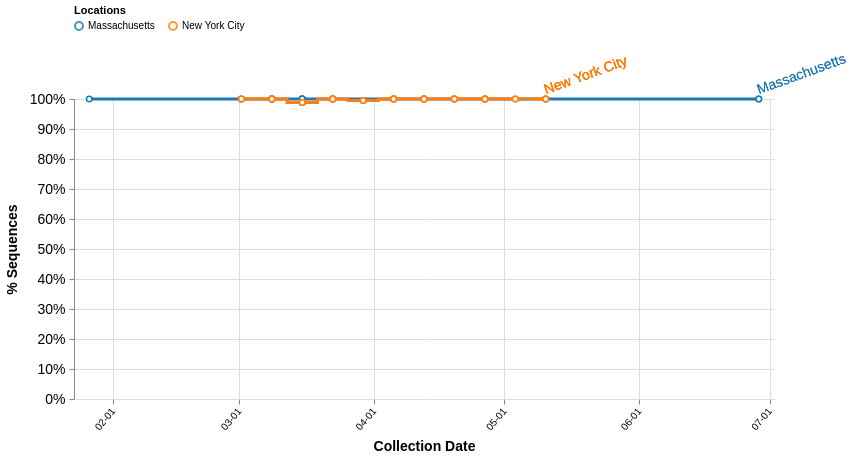

Describe this chart as a Vega-Lite specification.
### Vega specification from a JSON file in a GitHub repository (floating-point values rounded to 4 significant figures; data arrays with more than 128 entries replaced by an {"elided": "..."} marker saying what was removed)
{"$schema": "https://vega.github.io/schema/vega/v5.json", "description": "A basic line chart example.", "width": 700, "height": 300, "padding": 5, "signals": [{"name": "interpolate", "value": "step"}, {"name": "hoverLocation", "value": null, "on": [{"events": {"merge": [{"markname": "locationlines", "type": "mouseover", "consume": true}, {"markname": "locationdots", "type": "mouseover", "consume": true}, {"markname": "locationlabel", "type": "mouseover", "consume": true}]}, "update": "{location: datum.location}", "force": true}, {"events": {"merge": [{"markname": "locationlines", "type": "mouseout", "consume": true}, {"markname": "locationdots", "type": "mouseout", "consume": true}, {"markname": "locationlabel", "type": "mouseout", "consume": true}]}, "update": "null", "force": true}]}, {"name": "dateRangeStart", "value": 1575158400000, "comment": "Along with dateRangeEnd, these are hard limits on the dates shown. May need to update when we hit 2021. Dates are in milliseconds, unix epoch"}, {"name": "dateRangeEnd", "value": 1609372800000}, {"name": "dateBin", "value": 604800000, "comment": "Binning of observations by date, where date is in milliseconds. Default is 1 day (1000 * 60 * 60 * 24 = 86400000). This should never be less than a day. This is passed to the bin transform of cases_by_date_and_group. (1 week = 604800000)"}, {"name": "cumulativeWindow", "value": [0, 0]}, {"name": "yField", "value": "cases_norm"}, {"name": "yLabel", "value": "% Sequences"}, {"name": "yFormat", "value": "%"}, {"name": "tooltipCountFormat", "value": ".1%"}, {"name": "clear", "value": true, "comment": "If clicking on anything but a grouped bar, then clear the selection (by clearing the 'selection' data object)", "on": [{"events": "mouseup[!event.item]", "update": "true", "force": true}]}, {"name": "shift", "value": false, "comment": "Track whether or not the shift key is pressed. Used to select multiple groups by holding down shift before clicking", "on": [{"events": {"merge": [{"markname": "locationlines", "type": "click"}, {"markname": "locationdots", "type": "click"}, {"markname": "locationlabel", "type": "click"}]}, "update": "event.shiftKey", "force": true}, {"events": "@legendLabel:click, @legendSymbol:click", "update": "{location: datum.value}", "force": true}]}, {"name": "clicked", "value": null, "comment": "Track clicks on the group bars, for selection purposes", "on": [{"events": {"merge": [{"markname": "locationlines", "type": "click"}, {"markname": "locationdots", "type": "click"}, {"markname": "locationlabel", "type": "click"}]}, "update": "{location: datum.location}", "force": true}, {"events": "@legendLabel:click, @legendSymbol:click", "update": "{location: datum.value}", "force": true}]}], "data": [{"name": "selectedGroups", "values": [{"group": "S|614|D|G"}, {"group": "Reference"}]}, {"name": "location_data", "format": {"parse": {"location": "string", "cases_sum": "number", "location_counts": "number", "location_date_count": "number", "date": "date:'%Q'"}}, "values": {"elided": "154 records"}, "transform": [{"type": "filter", "expr": "indata('selectedGroups', 'group', datum.group) || length(data('selectedGroups')) == 0"}, {"type": "aggregate", "groupby": ["location", "date"], "fields": ["cases_sum", "location_date_count"], "ops": ["sum", "max"], "as": ["cases_sum", "location_date_count"]}, {"comment": "Bin observations by date. The width of each bin is determined by the signal dateBin. Since the most detail in the date from GISAID is by day, the bin shouldn't ever be smaller than a day.", "type": "bin", "field": "date", "extent": [{"signal": "dateRangeStart"}, {"signal": "dateRangeEnd"}], "step": {"signal": "dateBin"}, "as": ["day_start", "day_end"]}, {"type": "window", "sort": {"field": "day_start"}, "groupby": ["location"], "ops": ["sum", "sum"], "fields": ["cases_sum", "location_date_count"], "as": ["cases_sum_agg", "location_date_count_agg"], "frame": {"signal": "cumulativeWindow"}}, {"type": "collect", "sort": {"field": ["location", "day_start"], "order": ["ascending", "ascending"]}}, {"type": "formula", "expr": "datum.cases_sum_agg / datum.location_date_count_agg", "as": "cases_norm"}, {"comment": "Recalculate the day_end from the day_start and dateBin, since the imputation can't work on more than one field at once.", "type": "formula", "expr": "datum.day_start + dateBin", "as": "day_end"}, {"type": "formula", "expr": "datum.day_start + (dateBin / 2)", "as": "day_middle"}]}, {"name": "selected", "comment": "A list of groups that are selected", "on": [{"trigger": "clear", "remove": true}, {"trigger": "!shift", "remove": true}, {"trigger": "!shift && clicked", "insert": "clicked"}, {"trigger": "shift && clicked", "toggle": "clicked"}]}], "scales": [{"name": "xscale", "type": "time", "range": "width", "domain": {"fields": [{"data": "location_data", "field": "day_start"}, {"data": "location_data", "field": "day_end"}]}}, {"name": "yscale", "type": "linear", "range": "height", "nice": true, "zero": true, "domain": {"data": "location_data", "field": {"signal": "yField"}}}, {"name": "color", "type": "ordinal", "range": {"scheme": "category10"}, "domain": {"data": "location_data", "field": "location"}}], "axes": [{"orient": "bottom", "scale": "xscale", "format": "%m-%d", "zindex": 0, "grid": true, "gridScale": "yscale", "gridColor": "#DDD", "labelAngle": 310, "labelAlign": "right", "labelBaseline": "middle", "labelPadding": 5, "title": "Collection Date", "titleFontSize": 14, "titlePadding": 8}, {"orient": "left", "scale": "yscale", "format": {"signal": "yFormat"}, "grid": true, "gridScale": "xscale", "gridColor": "#DDD", "labelFontSize": 14, "labelPadding": 4, "title": {"signal": "yLabel"}, "titleFontSize": 14, "titlePadding": 10}], "legends": [{"stroke": "color", "title": "Locations", "orient": "top", "direction": "vertical", "columns": 8, "encode": {"symbols": {"name": "legendSymbol", "interactive": true, "update": {"fill": {"value": "transparent"}, "strokeWidth": {"value": 2}, "opacity": [{"test": "!length(data('selected')) || indata('selected', 'location', datum.value)", "value": 0.8}, {"value": 0.15}], "size": {"value": 64}}}, "labels": {"name": "legendLabel", "interactive": true, "update": {"opacity": [{"test": "!length(data('selected')) || indata('selected', 'location', datum.value)", "value": 1}, {"value": 0.25}]}}}}], "marks": [{"name": "layer0", "type": "group", "from": {"facet": {"name": "series", "data": "location_data", "groupby": "location"}}, "data": [{"name": "label", "source": "series", "transform": [{"type": "joinaggregate", "fields": ["day_middle"], "ops": ["max"], "as": ["max_day"]}, {"type": "filter", "expr": "datum.day_middle == datum.max_day"}]}], "marks": [{"name": "locationlines", "type": "line", "from": {"data": "series"}, "encode": {"enter": {"strokeWidth": {"value": 3}, "strokeMiterLimit": {"value": 2}, "strokeCap": {"value": "round"}}, "update": {"interpolate": {"signal": "interpolate"}, "x": {"scale": "xscale", "field": "day_middle"}, "y": {"scale": "yscale", "field": {"signal": "yField"}}, "stroke": [{"test": "(!length(data('selected')) || indata('selected', 'location', datum.location)) && (datum.cases_sum_agg > 0)", "scale": "color", "field": "location"}, {"value": "#CCC"}], "strokeOpacity": [{"test": "hoverLocation && hoverLocation.location == datum.location", "value": 0.6}, {"value": 1.0}], "zindex": [{"test": "hoverLocation && hoverLocation.location == datum.location", "value": 3}, {"value": 1}]}}}, {"name": "locationdots", "type": "symbol", "from": {"data": "series"}, "encode": {"enter": {"size": {"value": 30}, "fill": {"value": "#fff"}, "strokeWidth": {"value": 1.5}}, "update": {"x": {"scale": "xscale", "field": "day_middle"}, "y": {"scale": "yscale", "field": {"signal": "yField"}}, "stroke": [{"test": "(!length(data('selected')) || indata('selected', 'location', datum.location)) && (datum.cases_sum_agg > 0)", "scale": "color", "field": "location"}, {"value": "#CCC"}], "strokeOpacity": [{"test": "hoverLocation && hoverLocation.location == datum.location", "value": 0.6}, {"value": 1.0}], "zindex": [{"test": "hoverLocation && hoverLocation.location == datum.location", "value": 3}, {"value": 1}], "tooltip": {"signal": "{title: datum.location, 'Sequences': format(datum[yField], tooltipCountFormat), 'Collection date': timeFormat(datum.day_start, '%b %d %Y')}"}}}}, {"name": "locationlabel", "type": "text", "from": {"data": "label"}, "encode": {"enter": {"dy": {"value": -5}, "fontSize": {"value": 14}, "angle": {"value": 340}, "zindex": {"value": 5}}, "update": {"x": {"scale": "xscale", "field": "day_middle", "offset": 2}, "y": {"scale": "yscale", "field": {"signal": "yField"}}, "text": {"field": "location"}, "fill": [{"test": "(!length(data('selected')) || indata('selected', 'location', datum.location)) && (datum.cases_sum_agg > 0)", "scale": "color", "field": "location"}, {"value": "#ccc"}], "fillOpacity": [{"test": "hoverLocation && hoverLocation.location == datum.location", "value": 0.6}, {"value": 1}]}}}]}]}
